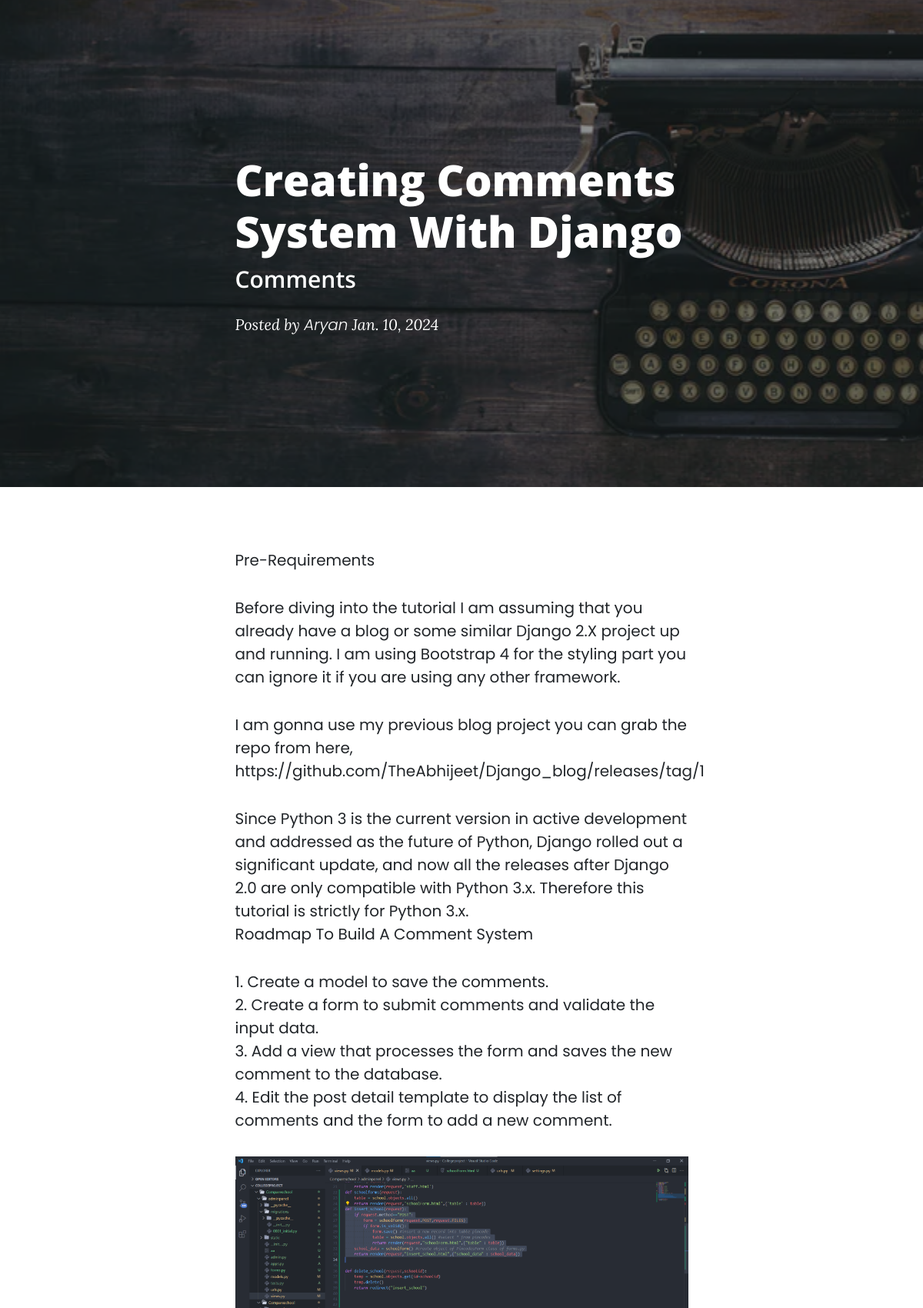
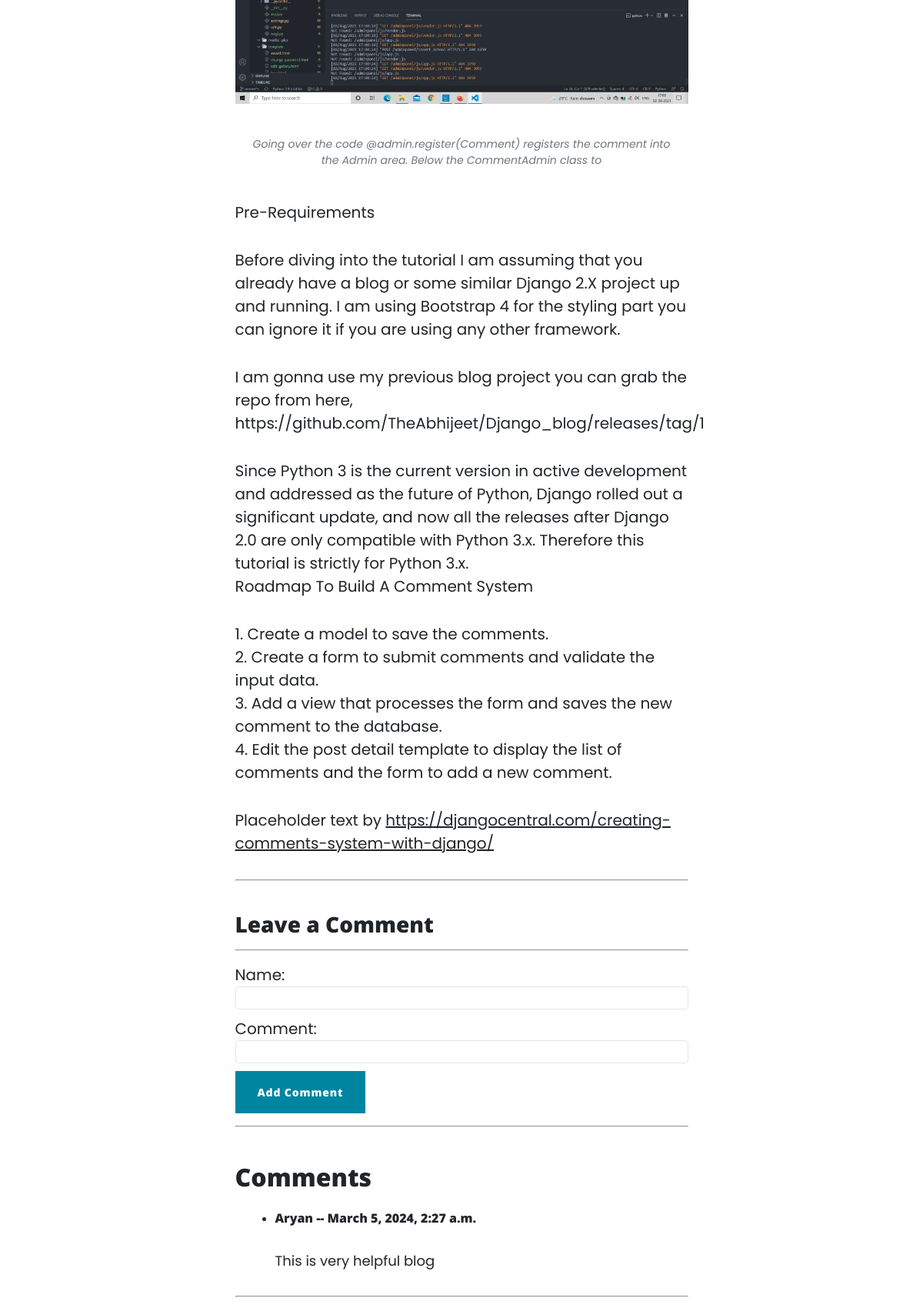
/post/1 (upper part), run on the app's committed database (2 pictures, top to bottom).
### Blog/models.py (models this page shows, shortened)
class blogdetail(models.Model):
    heading = models.CharField(max_length=100)
    subheading = models.CharField(max_length=100)
    date = models.DateField()
    content1 = models.TextField()
    image = models.ImageField(upload_to="media/pics")
    imagedetail = models.CharField(max_length=120)
    content2 = models.TextField()
    placeholder = models.URLField(max_length=200)
    category = models.CharField(max_length=100,default="")

class Comment(models.Model):
    post = models.ForeignKey(blogdetail,on_delete=models.CASCADE)
    name = models.CharField(max_length=120)
    comment = models.CharField(max_length=255)
    created_on = models.DateTimeField(auto_now_add=True)

### Blog/views.py (the view, shortened to what this page needs)
# urls.py: path("post/<int:id>",views.post,name='post'),
def post(request,id):
    table = Comment.objects.all().filter(post=id)
    blog = blogdetail.objects.get(id=id)
    new_comment = None
    form = CommentForm()
    return render(request,'post.html',{'blog':blog,'form':form,'new_comment':new_comment,'table':table})

### Blog/forms.py
class CommentForm(forms.ModelForm):
    class Meta:
        model = Comment
        fields = ['name','comment']
    name = forms.CharField(max_length=120)
    comment = forms.CharField(max_length=255)

### template/post.html (shortened to what this page needs)
{% load static %}
<!DOCTYPE html>
<html lang="en">
    <head>
        <link href="{% static 'theme/css/styles.css' %}" rel="stylesheet" />
        <link href="{% static 'theme/css/comment.css' %}" rel="stylesheet" />
        <link href="{% static 'theme/css/navbar.css' %}" rel="stylesheet" />
    </head>
    <body>
        <header class="masthead" style="background-image: url({% static 'theme/assets/img/post2.webp' %})">
            <div class="container position-relative px-4 px-lg-5">
                <div class="row gx-4 gx-lg-5 justify-content-center">
                    <div class="col-md-10 col-lg-8 col-xl-7">
                        <div class="post-heading">
                            <h1>{{ blog.heading|title  }}</h1>
                            <h2 class="subheading">{{ blog.subheading}}</h2>
                            <span class="meta">
                                Posted by
                                <a href="about">Aryan</a>
                                {{ blog.date }}
                            </span>
                        </div>
                    </div>
                </div>
            </div>
        </header>
        <article class="mb-4">
            <div class="container px-4 px-lg-5">
                <div class="row gx-4 gx-lg-5 justify-content-center">
                    <div class="col-md-10 col-lg-8 col-xl-7">
                        <p>{{ blog.content1|linebreaks  }}</p>
                        <p><img class="img-fluid" src="http://127.0.0.1:8000/media/{{ blog.image }}"></p>
                        <span class="caption text-muted">{{ blog.imagedetail }}</span>
                        <p>{{ blog.content2|linebreaks}}</p>
                        <p>
                            Placeholder text by
                            <a href={{blog.placeholder}}>{{blog.placeholder}}</a>
                        </p>
                        <hr>
                        <div id="respond">
                            <h3>Leave a Comment</h3>
                            <hr>
                            <form action="" method="POST" id="commentform">
                                {{ form }}
                              <td colspan="2" align=center>
                                <input type="submit" value="Add Comment" class="btn btn-primary">
                            </form>
                          </div>
                          <hr>
                          <br/>
                          <h2>
                              Comments
                          </h2>
                        {% for row in table %}
                        <ul class="comment-section">
                            <li class="comment user-comment">
                                <div class="info">
                                    <h6>{{ row.name }} -- {{ row.created_on }} </h6>
                                </div>
                                <div class="commentrow">
                                    <p>{{ row.comment }}</p>
                                </div>
                            </li>
                        </ul>
                        <hr>
                        {% endfor %}
                    </div>
                </div>
            </div>
        </article>
    </body>
</html>

### Blog/static/theme/css/comment.css (style rules this page uses)
.comment { font-family: 'Trebuchet MS', 'Lucida Sans Unicode', 'Lucida Grande', 'Lucida Sans', Arial, sans-serif; font-size: 18px; }
.commentrow { max-width: 100%; }

### Blog/static/theme/css/navbar.css (style rules this page uses)
* { margin: 0; padding: 0; box-sizing: border-box; font-family: 'Poppins', sans-serif; }

### data on the page
blogdetail: heading "Creating Comments System With Django", subheading "Comments", date "Jan. 10, 2024", content1 "Pre-Requirements Before diving into the tutorial I am assuming that you already have a blog or some similar Django 2.X project up and running. I am using Bootstrap 4 for the styling part you can ignore it if you are using any other framework. I am gonna use my previous blog project you can grab the repo from here, https://github.com/TheAbhijeet/Django_blog/releases/tag/1 Since Python 3 is the current version in active development and addressed as the future of Python, Django rolled out a significant update, and now all the releases after Django 2.0 are only compatible with Python 3.x. Therefore this tutorial is strictly for Python 3.x. Roadmap To Build A Comment System 1. Create a model to…", image (picture), imagedetail "Going over the code @admin.register(Comment) registers the comment into the Admin area. Below the CommentAdmin class to", content2 "Pre-Requirements Before diving into the tutorial I am assuming that you already have a blog or some similar Django 2.X project up and running. I am using Bootstrap 4 for the styling part you can ignore it if you are using any other framework. I am gonna use my previous blog project you can grab the repo from here, https://github.com/TheAbhijeet/Django_blog/releases/tag/1 Since Python 3 is the current version in active development and addressed as the future of Python, Django rolled out a significant update, and now all the releases after Django 2.0 are only compatible with Python 3.x. Therefore this tutorial is strictly for Python 3.x. Roadmap To Build A Comment System 1. Create a model to…", placeholder "https://djangocentral.com/creating-comments-system-with-django/"
Comment: name "Aryan", created_on "March 5, 2024, 2:27 a.m.", comment "This is very helpful blog"
